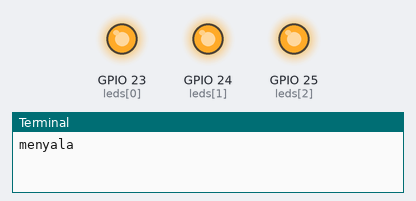
This program was run on a simulated Raspberry Pi (BCM pin numbers). Parts: output pins drawn as LEDs (lit = HIGH), the last lines printed to the terminal.

Above: at 2.5 s.
At 5.5 s:
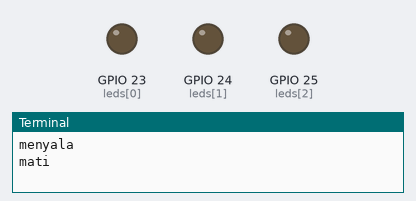
Timing chart, 0 to 7.8 s (numbered marks = the images above):
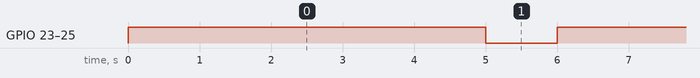

Measured:
- by itself, GPIO 23 (leds[0]), GPIO 24 (leds[1]), GPIO 25 (leds[2]): alternates HIGH for 5.0 s and LOW for 1.0 s

The program:

blink_led.py
```python
from gpiozero import LED
from time import sleep

# Fungsi untuk inisialisasi LED berdasarkan pin yang diberikan
def initialize_leds(pin_numbers):
    leds = [LED(pin) for pin in pin_numbers]
    return leds

# Fungsi untuk menyalakan dan mematikan LED
def control_leds(leds, on_time, off_time):
    try:
        while True:
            for led in leds:
                led.on()
            print("menyala")
            sleep(on_time)

            for led in leds:
                led.off()
            print("mati")
            sleep(off_time)
    except KeyboardInterrupt:
        for led in leds:
            led.close()
        print("Program dihentikan, pin GPIO dibersihkan.")

# Pin GPIO yang akan digunakan
pin_numbers = [23, 24, 25]

# Inisialisasi LED
leds = initialize_leds(pin_numbers)

# Kontrol LED dengan waktu nyala 5 detik dan mati 1 detik
control_leds(leds, 5, 1)
```
